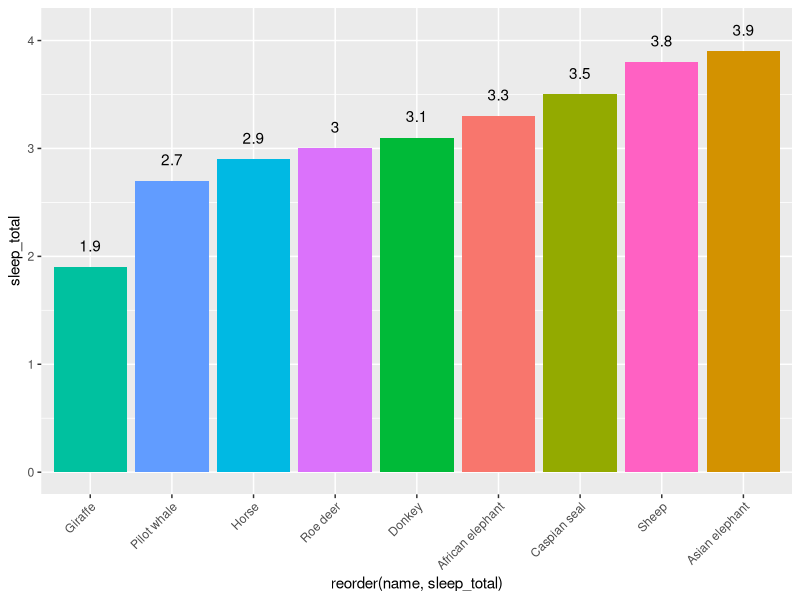
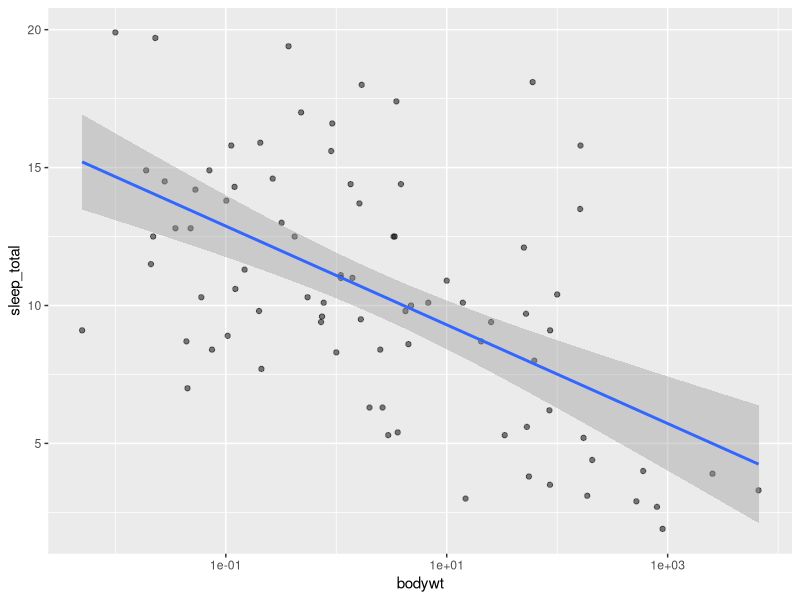
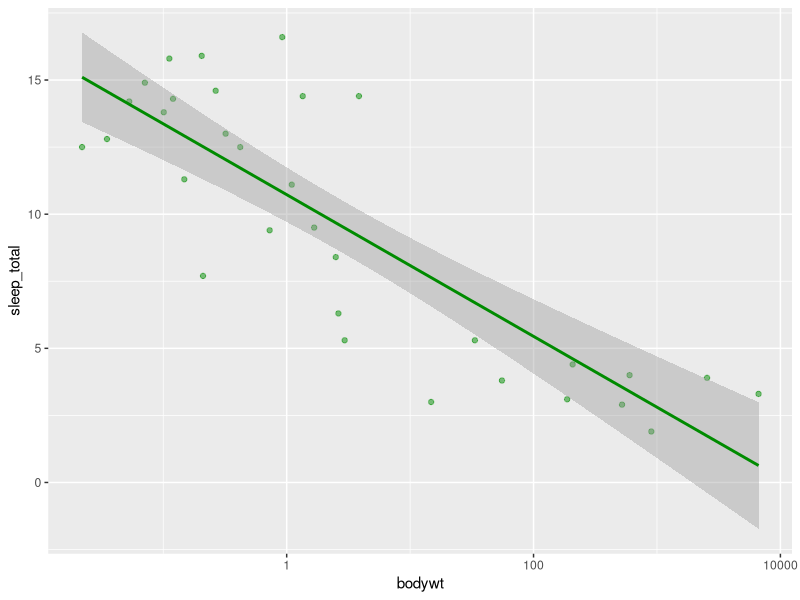
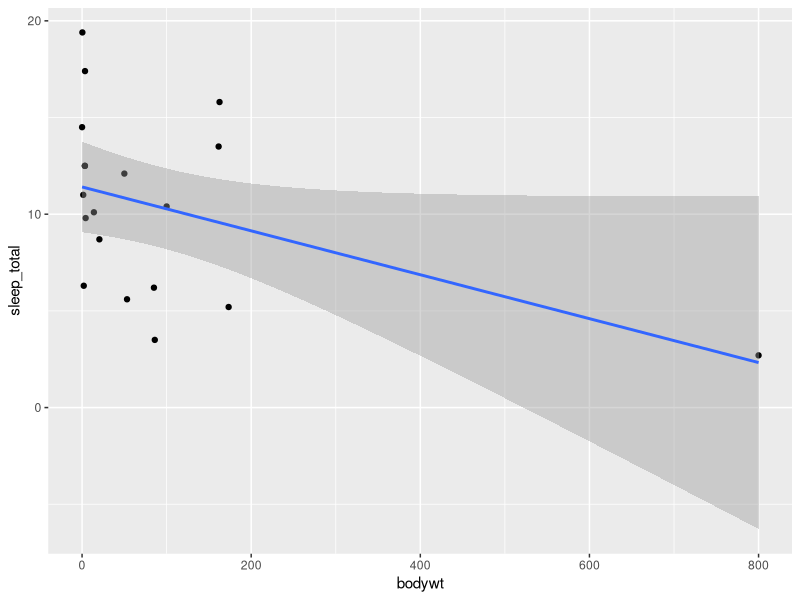
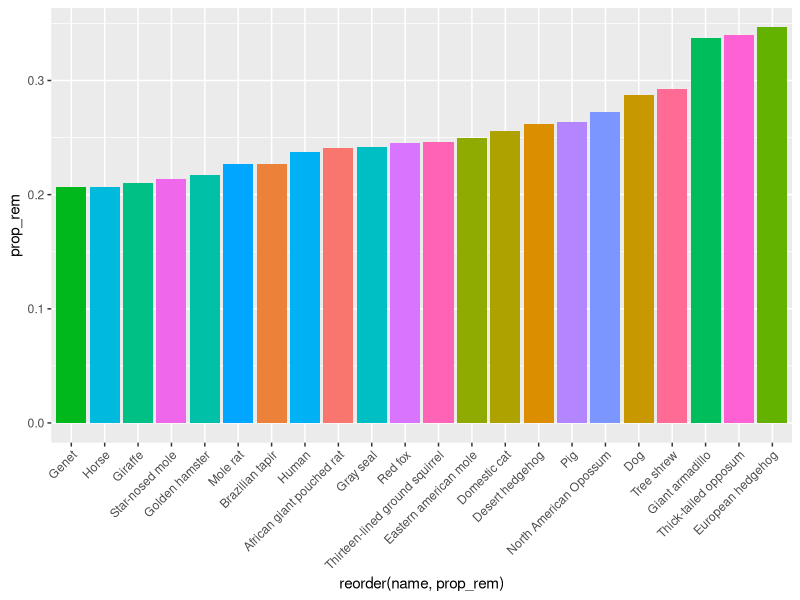
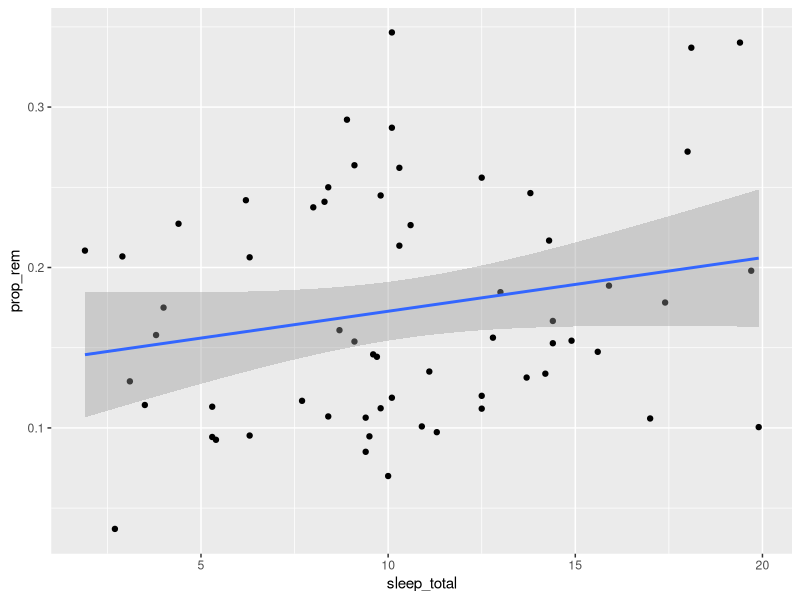
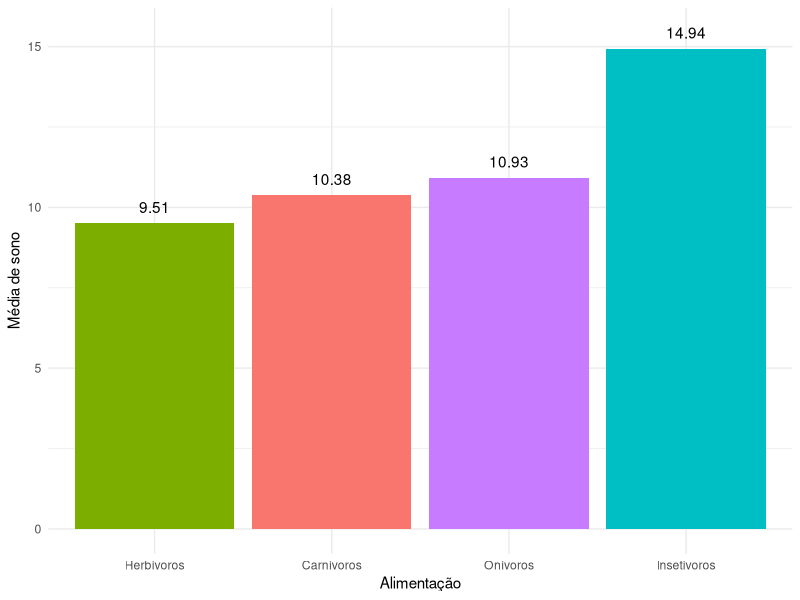

Recreate these plots in R, in order.
# Carregando os pacotes necessários
library(tidyverse)

# Banco de dados 'msleep' -> informações sobre animais e o seu sono
# 'sleep_total' = tempo total de sono
# 'bodywt' = peso corporal
# 'brainwt' = peso do cérebro
# etc

# help
?msleep

# Para ver o banco de dados
# tibble: 6 x 11 (6 linhas e 11 colunas)
head(msleep)
glimpse(msleep)

# Pergunta: qual animal dorme menos?
msleep |> 
  filter(sleep_total < 4) |> 
  select(name, sleep_total) |> 
  ggplot(
    aes(x = reorder(name, sleep_total), y = sleep_total, label = sleep_total)
  ) +
  geom_text(nudge_y = 0.2) +
  geom_col(aes(fill = name)) +
  theme(
    axis.text.x = element_text(angle = 45, hjust = 1),
    legend.position = 'none'
  )
# Resposta: Girafa 

# Criando um gráfico
# Pensar em uma pergunta e tentar respondê-la através de um gráfico: quanto maior o peso do animal, mais ele dorme?
# scale_x_log10() - altera a escala para logarítimica
ggplot(
  msleep,
  aes(x = bodywt, y = sleep_total)
) +
  geom_point(alpha = 0.5) +
  geom_smooth(method = 'lm') +
  scale_x_log10()
  
# Usando o filter
# alpha = 0.5 - adicionar transparência
# filter(vore == 'herbi') - filtrar somente os herbívoros
msleep |> 
  filter(vore == 'herbi') |> 
  ggplot(
    aes(x = bodywt, y = sleep_total)
  ) +
  geom_point(color = 'green4',
             alpha = 0.5
             ) +
  geom_smooth(method = 'lm',
              color = 'green4') +
  scale_x_log10()
# Resposta: quanto maior o peso do animal, menos ele dorme

# Usando o select
# select(vore, bodywt, sleep_total) - usar apenas algumas colunas
msleep |> 
  select(vore, bodywt, sleep_total) |> 
  filter(vore == 'carni') |> 
  ggplot(
    aes(x = bodywt, y = sleep_total)
  ) +
  geom_point() +
  geom_smooth(method = 'lm')

# Pergunta: animais que dormem mais tem também mais sono_rem? 
msleep |> 
  mutate(prop_rem = sleep_rem / sleep_total) |>
  filter(prop_rem > 0.2) |> 
  ggplot(
    aes(x = reorder(name, prop_rem), y = prop_rem)
  ) +
  geom_col(aes(fill = name)) +
  theme(
    axis.text.x = element_text(angle = 45, hjust = 1),
    legend.position = 'none'
  )

msleep |> 
  mutate(prop_rem = sleep_rem / sleep_total) |>
  ggplot(
    aes(x = sleep_total, y = prop_rem) 
  ) +
  geom_point() +
  geom_smooth(method = 'lm')
# Resposta: não

# Para adicionar definitivamente a nova coluna criada ao banco
# msleep <- msleep |> 
#   mutate(prop_rem = sleep_rem / sleep_total)

# Usando group_by e summarise
# sd(sleep_total) - calcula o desvio padrão
# drop_na(vore) - desconsidera os valores NA da coluna vore
# geom_segment(aes(y = 0, yend = media_sleep_total)) - cria uma linha
# scale_x_discrete(labels = c('carni' = 'Carnívoros')) - troca o nome dos valores do eixo x
# Pergunta: Os herbívoros dormem mais que carnívoros?
msleep |>
  drop_na(vore) |> 
  group_by(vore) |> 
  summarise(media_sleep_total = mean(sleep_total),
            desvio_padrao_sono = sd(sleep_total)) |> 
  ggplot(
    aes(x = reorder(vore, media_sleep_total), 
        y = media_sleep_total, 
        label = round(media_sleep_total,2))
  ) +
  geom_text(nudge_y = 0.5, ) +
  geom_col(aes(fill = vore)) +
  theme_minimal() +
  theme(
    legend.position = 'none'
  ) +
  labs(
    x = 'Alimentação',
    y = 'Média de sono'
  ) +
  #geom_segment(aes(y = 0, 
  #                 yend = media_sleep_total,
  #                 linewidth = 10)) +
  scale_x_discrete(labels = c('carni' = 'Carnívoros',
                              'herbi' = 'Herbívoros',
                              'omni' = 'Onívoros',
                              'insecti' = 'Insetívoros'))
# Resposta: não, os carnívoros dormem mais que os herbívoros   
